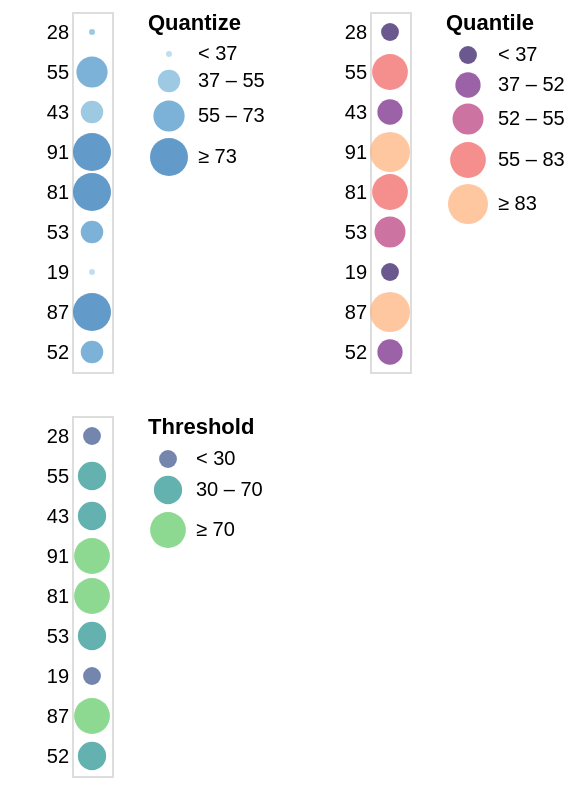

The Vega-Lite source for this figure:
### Vega specification from a JSON file in a GitHub repository (floating-point values rounded to 4 significant figures)
{"$schema": "https://vega.github.io/schema/vega/v4.json", "description": "Horizontally concatenated charts that show different types of discretizing scales.", "autosize": "pad", "padding": 5, "data": [{"name": "source_0", "values": [{"a": "A", "b": 28}, {"a": "B", "b": 55}, {"a": "C", "b": 43}, {"a": "D", "b": 91}, {"a": "E", "b": 81}, {"a": "F", "b": 53}, {"a": "G", "b": 19}, {"a": "H", "b": 87}, {"a": "I", "b": 52}]}], "signals": [{"name": "concat_0_width", "value": 20}, {"name": "concat_0_y_step", "value": 20}, {"name": "concat_0_height", "update": "bandspace(domain('concat_0_y').length, 1, 0.5) * concat_0_y_step"}, {"name": "concat_1_width", "value": 20}, {"name": "concat_1_y_step", "value": 20}, {"name": "concat_1_height", "update": "bandspace(domain('concat_1_y').length, 1, 0.5) * concat_1_y_step"}, {"name": "concat_2_width", "value": 20}, {"name": "concat_2_y_step", "value": 20}, {"name": "concat_2_height", "update": "bandspace(domain('concat_2_y').length, 1, 0.5) * concat_2_y_step"}], "layout": {"padding": {"row": 20, "column": 20}, "bounds": "full", "align": "each", "columns": 2}, "marks": [{"type": "group", "name": "concat_0_group", "style": "cell", "encode": {"update": {"width": {"signal": "concat_0_width"}, "height": {"signal": "concat_0_height"}}}, "marks": [{"name": "concat_0_marks", "type": "symbol", "style": ["circle"], "from": {"data": "source_0"}, "encode": {"update": {"opacity": {"value": 0.7}, "fill": [{"test": "datum[\"b\"] === null || isNaN(datum[\"b\"])", "value": null}, {"scale": "concat_0_color", "field": "b"}], "tooltip": {"signal": "{\"b\": ''+datum[\"b\"], \"Quantize\": format(datum[\"b\"], \"\")}"}, "x": {"signal": "concat_0_width", "mult": 0.5}, "y": {"scale": "concat_0_y", "field": "b"}, "size": {"scale": "concat_0_size", "field": "b"}, "shape": {"value": "circle"}}}}], "axes": [{"scale": "concat_0_y", "orient": "left", "grid": false, "domain": false, "ticks": false, "zindex": 1}], "legends": [{"title": "Quantize", "fill": "concat_0_color", "gradientLength": {"signal": "clamp(concat_0_height, 64, 200)"}, "encode": {"symbols": {"update": {"shape": {"value": "circle"}, "opacity": {"value": 0.7}}}}, "size": "concat_0_size"}]}, {"type": "group", "name": "concat_1_group", "style": "cell", "encode": {"update": {"width": {"signal": "concat_1_width"}, "height": {"signal": "concat_1_height"}}}, "marks": [{"name": "concat_1_marks", "type": "symbol", "style": ["circle"], "from": {"data": "source_0"}, "encode": {"update": {"opacity": {"value": 0.7}, "fill": [{"test": "datum[\"b\"] === null || isNaN(datum[\"b\"])", "value": null}, {"scale": "concat_1_color", "field": "b"}], "tooltip": {"signal": "{\"b\": ''+datum[\"b\"], \"Quantile\": format(datum[\"b\"], \"d\")}"}, "x": {"signal": "concat_1_width", "mult": 0.5}, "y": {"scale": "concat_1_y", "field": "b"}, "size": {"scale": "concat_1_size", "field": "b"}, "shape": {"value": "circle"}}}}], "axes": [{"scale": "concat_1_y", "orient": "left", "grid": false, "domain": false, "ticks": false, "zindex": 1}], "legends": [{"format": "d", "title": "Quantile", "fill": "concat_1_color", "gradientLength": {"signal": "clamp(concat_1_height, 64, 200)"}, "labelOverlap": "greedy", "encode": {"symbols": {"update": {"shape": {"value": "circle"}, "opacity": {"value": 0.7}}}}, "size": "concat_1_size"}]}, {"type": "group", "name": "concat_2_group", "style": "cell", "encode": {"update": {"width": {"signal": "concat_2_width"}, "height": {"signal": "concat_2_height"}}}, "marks": [{"name": "concat_2_marks", "type": "symbol", "style": ["circle"], "from": {"data": "source_0"}, "encode": {"update": {"opacity": {"value": 0.7}, "fill": [{"test": "datum[\"b\"] === null || isNaN(datum[\"b\"])", "value": null}, {"scale": "concat_2_color", "field": "b"}], "tooltip": {"signal": "{\"b\": ''+datum[\"b\"], \"Threshold\": format(datum[\"b\"], \"\")}"}, "x": {"signal": "concat_2_width", "mult": 0.5}, "y": {"scale": "concat_2_y", "field": "b"}, "size": {"scale": "concat_2_size", "field": "b"}, "shape": {"value": "circle"}}}}], "axes": [{"scale": "concat_2_y", "orient": "left", "grid": false, "domain": false, "ticks": false, "zindex": 1}], "legends": [{"title": "Threshold", "fill": "concat_2_color", "gradientLength": {"signal": "clamp(concat_2_height, 64, 200)"}, "labelOverlap": "greedy", "encode": {"symbols": {"update": {"shape": {"value": "circle"}, "opacity": {"value": 0.7}}}}, "size": "concat_2_size"}]}], "scales": [{"name": "concat_0_y", "type": "point", "domain": {"data": "source_0", "field": "b"}, "range": {"step": {"signal": "concat_0_y_step"}}, "padding": 0.5}, {"name": "concat_0_color", "type": "quantize", "domain": {"data": "source_0", "field": "b"}, "range": {"scheme": "blues", "count": 4}, "zero": true}, {"name": "concat_0_size", "type": "quantize", "domain": {"data": "source_0", "field": "b"}, "range": {"signal": "sequence(9, 361 + (361 - 9) / (4 - 1), (361 - 9) / (4 - 1))"}, "zero": false}, {"name": "concat_1_y", "type": "point", "domain": {"data": "source_0", "field": "b"}, "range": {"step": {"signal": "concat_1_y_step"}}, "padding": 0.5}, {"name": "concat_1_color", "type": "quantile", "domain": {"data": "source_0", "field": "b"}, "range": {"scheme": "magma"}}, {"name": "concat_1_size", "type": "quantile", "domain": {"data": "source_0", "field": "b"}, "range": [80, 160, 240, 320, 400]}, {"name": "concat_2_y", "type": "point", "domain": {"data": "source_0", "field": "b"}, "range": {"step": {"signal": "concat_2_y_step"}}, "padding": 0.5}, {"name": "concat_2_color", "type": "threshold", "domain": [30, 70], "range": {"scheme": "viridis"}}, {"name": "concat_2_size", "type": "threshold", "domain": [30, 70], "range": [80, 200, 320]}], "config": {"axisY": {"minExtent": 30}}}
